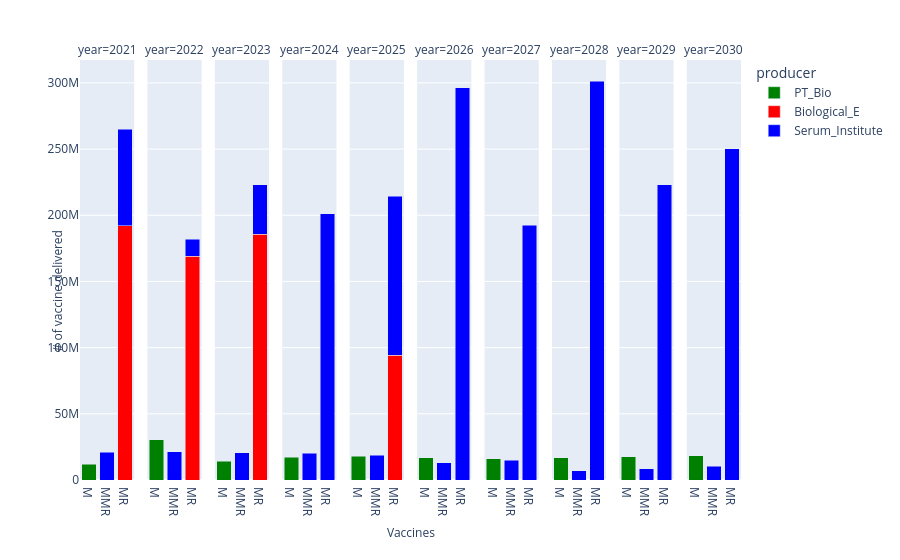

The cell this chart's notebook holds for it:
### Code cell
import plotly.express as px
import pandas as pd
import plotly.graph_objects as go

with open('C:/Users/fthcn/Desktop/Vaccine_Tender_Scheduling_Problem/Julia_Files/Github/Results/X_results_'+demand_status+'_'+supply_status+'_'+price_status+'.json') as json_file:
    X_results = json.load(json_file)

print(X_results)


# P = ["AJ_Vaccines","BB_NCIPD","Beijing_Institute","Bharat_Biotech","Bilthoven","Biological_E","Centro_de","GSK","Haffkine_Bio",
#         "LG_Chem","Merck_Sharp","Panacea_Biotec","PT_Bio","Sanofi_Pasteur","Serum_Institute","Xiamen_Innovax","Pfizer"]

group = ["M","MR","MMR"]

output = pd.DataFrame()
for v in group:
    if v in X_results:
        #print(v)
        for p in P_v[v]:
            #print(p)
            for t in T:
                if str(t) in X_results[v][p]:
                    if X_results[v][p][str(t)] >= 1:
                        X_results[v][p][str(t)] = round(X_results[v][p][str(t)])
                        df_dictionary = pd.DataFrame([dict(year=str(2020+t), var=X_results[v][p][str(t)], vaccine=v, producer=p)])
                        output = pd.concat([output, df_dictionary], ignore_index=True)
output.sort_values(['year'],ascending=[True],inplace=True)
# fig = px.bar(output, x="vaccine", y="var", facet_col="year", color="producer")

fig = px.bar(output, x="vaccine", y="var", facet_col="year", color="producer",
             color_discrete_map=producer_color_map)

fig.for_each_xaxis(lambda x: x.update(title = ''))
fig.for_each_yaxis(lambda y: y.update(title = ''))
# and:
fig.add_annotation(x=-0.05,y=0.45, showarrow=False,
                   text="# of vaccine delivered", textangle=-90,
                    xref="paper", yref="paper")
fig.add_annotation(x=0.5,y=-0.15, showarrow=False,
                   text="Vaccines", textangle=0,
                    xref="paper", yref="paper")
fig.update_layout(barmode='stack', xaxis={'categoryorder':'category ascending'})
fig.show()

### Figure 1 — Plotly figure (JSON) as saved in the notebook; plotly's stock layout.template omitted (floating-point values rounded to 4 significant figures)
{"data": [{"alignmentgroup": "True", "hovertemplate": "producer=PT_Bio<br>year=2021<br>vaccine=%{x}<br>var=%{y}<extra></extra>", "legendgroup": "PT_Bio", "marker": {"color": "green", "pattern": {"shape": ""}}, "name": "PT_Bio", "offsetgroup": "PT_Bio", "orientation": "v", "showlegend": true, "textposition": "auto", "type": "bar", "x": ["M"], "xaxis": "x", "y": [11840000], "yaxis": "y"}, {"alignmentgroup": "True", "hovertemplate": "producer=PT_Bio<br>year=2022<br>vaccine=%{x}<br>var=%{y}<extra></extra>", "legendgroup": "PT_Bio", "marker": {"color": "green", "pattern": {"shape": ""}}, "name": "PT_Bio", "offsetgroup": "PT_Bio", "orientation": "v", "showlegend": false, "textposition": "auto", "type": "bar", "x": ["M"], "xaxis": "x2", "y": [30400000], "yaxis": "y2"}, {"alignmentgroup": "True", "hovertemplate": "producer=PT_Bio<br>year=2023<br>vaccine=%{x}<br>var=%{y}<extra></extra>", "legendgroup": "PT_Bio", "marker": {"color": "green", "pattern": {"shape": ""}}, "name": "PT_Bio", "offsetgroup": "PT_Bio", "orientation": "v", "showlegend": false, "textposition": "auto", "type": "bar", "x": ["M"], "xaxis": "x3", "y": [14080000], "yaxis": "y3"}, {"alignmentgroup": "True", "hovertemplate": "producer=PT_Bio<br>year=2024<br>vaccine=%{x}<br>var=%{y}<extra></extra>", "legendgroup": "PT_Bio", "marker": {"color": "green", "pattern": {"shape": ""}}, "name": "PT_Bio", "offsetgroup": "PT_Bio", "orientation": "v", "showlegend": false, "textposition": "auto", "type": "bar", "x": ["M"], "xaxis": "x4", "y": [17040000], "yaxis": "y4"}, {"alignmentgroup": "True", "hovertemplate": "producer=PT_Bio<br>year=2025<br>vaccine=%{x}<br>var=%{y}<extra></extra>", "legendgroup": "PT_Bio", "marker": {"color": "green", "pattern": {"shape": ""}}, "name": "PT_Bio", "offsetgroup": "PT_Bio", "orientation": "v", "showlegend": false, "textposition": "auto", "type": "bar", "x": ["M"], "xaxis": "x5", "y": [17920000], "yaxis": "y5"}, {"alignmentgroup": "True", "hovertemplate": "producer=PT_Bio<br>year=2026<br>vaccine=%{x}<br>var=%{y}<extra></extra>", "legendgroup": "PT_Bio", "marker": {"color": "green", "pattern": {"shape": ""}}, "name": "PT_Bio", "offsetgroup": "PT_Bio", "orientation": "v", "showlegend": false, "textposition": "auto", "type": "bar", "x": ["M"], "xaxis": "x6", "y": [16800000], "yaxis": "y6"}, {"alignmentgroup": "True", "hovertemplate": "producer=PT_Bio<br>year=2027<br>vaccine=%{x}<br>var=%{y}<extra></extra>", "legendgroup": "PT_Bio", "marker": {"color": "green", "pattern": {"shape": ""}}, "name": "PT_Bio", "offsetgroup": "PT_Bio", "orientation": "v", "showlegend": false, "textposition": "auto", "type": "bar", "x": ["M"], "xaxis": "x7", "y": [15920000], "yaxis": "y7"}, {"alignmentgroup": "True", "hovertemplate": "producer=PT_Bio<br>year=2028<br>vaccine=%{x}<br>var=%{y}<extra></extra>", "legendgroup": "PT_Bio", "marker": {"color": "green", "pattern": {"shape": ""}}, "name": "PT_Bio", "offsetgroup": "PT_Bio", "orientation": "v", "showlegend": false, "textposition": "auto", "type": "bar", "x": ["M"], "xaxis": "x8", "y": [16640000], "yaxis": "y8"}, {"alignmentgroup": "True", "hovertemplate": "producer=PT_Bio<br>year=2029<br>vaccine=%{x}<br>var=%{y}<extra></extra>", "legendgroup": "PT_Bio", "marker": {"color": "green", "pattern": {"shape": ""}}, "name": "PT_Bio", "offsetgroup": "PT_Bio", "orientation": "v", "showlegend": false, "textposition": "auto", "type": "bar", "x": ["M"], "xaxis": "x9", "y": [17520000], "yaxis": "y9"}, {"alignmentgroup": "True", "hovertemplate": "producer=PT_Bio<br>year=2030<br>vaccine=%{x}<br>var=%{y}<extra></extra>", "legendgroup": "PT_Bio", "marker": {"color": "green", "pattern": {"shape": ""}}, "name": "PT_Bio", "offsetgroup": "PT_Bio", "orientation": "v", "showlegend": false, "textposition": "auto", "type": "bar", "x": ["M"], "xaxis": "x10", "y": [18320000], "yaxis": "y10"}, {"alignmentgroup": "True", "hovertemplate": "producer=Biological_E<br>year=2021<br>vaccine=%{x}<br>var=%{y}<extra></extra>", "legendgroup": "Biological_E", "marker": {"color": "red", "pattern": {"shape": ""}}, "name": "Biological_E", "offsetgroup": "Biological_E", "orientation": "v", "showlegend": true, "textposition": "auto", "type": "bar", "x": ["MR"], "xaxis": "x", "y": [192120000], "yaxis": "y"}, {"alignmentgroup": "True", "hovertemplate": "producer=Biological_E<br>year=2022<br>vaccine=%{x}<br>var=%{y}<extra></extra>", "legendgroup": "Biological_E", "marker": {"color": "red", "pattern": {"shape": ""}}, "name": "Biological_E", "offsetgroup": "Biological_E", "orientation": "v", "showlegend": false, "textposition": "auto", "type": "bar", "x": ["MR"], "xaxis": "x2", "y": [168960000], "yaxis": "y2"}, {"alignmentgroup": "True", "hovertemplate": "producer=Biological_E<br>year=2023<br>vaccine=%{x}<br>var=%{y}<extra></extra>", "legendgroup": "Biological_E", "marker": {"color": "red", "pattern": {"shape": ""}}, "name": "Biological_E", "offsetgroup": "Biological_E", "orientation": "v", "showlegend": false, "textposition": "auto", "type": "bar", "x": ["MR"], "xaxis": "x3", "y": [185760000], "yaxis": "y3"}, {"alignmentgroup": "True", "hovertemplate": "producer=Biological_E<br>year=2025<br>vaccine=%{x}<br>var=%{y}<extra></extra>", "legendgroup": "Biological_E", "marker": {"color": "red", "pattern": {"shape": ""}}, "name": "Biological_E", "offsetgroup": "Biological_E", "orientation": "v", "showlegend": false, "textposition": "auto", "type": "bar", "x": ["MR"], "xaxis": "x5", "y": [94432953], "yaxis": "y5"}, {"alignmentgroup": "True", "hovertemplate": "producer=Serum_Institute<br>year=2021<br>vaccine=%{x}<br>var=%{y}<extra></extra>", "legendgroup": "Serum_Institute", "marker": {"color": "blue", "pattern": {"shape": ""}}, "name": "Serum_Institute", "offsetgroup": "Serum_Institute", "orientation": "v", "showlegend": true, "textposition": "auto", "type": "bar", "x": ["MMR", "MR"], "xaxis": "x", "y": [20880000, 72840000], "yaxis": "y"}, {"alignmentgroup": "True", "hovertemplate": "producer=Serum_Institute<br>year=2022<br>vaccine=%{x}<br>var=%{y}<extra></extra>", "legendgroup": "Serum_Institute", "marker": {"color": "blue", "pattern": {"shape": ""}}, "name": "Serum_Institute", "offsetgroup": "Serum_Institute", "orientation": "v", "showlegend": false, "textposition": "auto", "type": "bar", "x": ["MMR", "MR"], "xaxis": "x2", "y": [21280000, 12960000], "yaxis": "y2"}, {"alignmentgroup": "True", "hovertemplate": "producer=Serum_Institute<br>year=2023<br>vaccine=%{x}<br>var=%{y}<extra></extra>", "legendgroup": "Serum_Institute", "marker": {"color": "blue", "pattern": {"shape": ""}}, "name": "Serum_Institute", "offsetgroup": "Serum_Institute", "orientation": "v", "showlegend": false, "textposition": "auto", "type": "bar", "x": ["MR", "MMR"], "xaxis": "x3", "y": [37280000, 20640000], "yaxis": "y3"}, {"alignmentgroup": "True", "hovertemplate": "producer=Serum_Institute<br>year=2024<br>vaccine=%{x}<br>var=%{y}<extra></extra>", "legendgroup": "Serum_Institute", "marker": {"color": "blue", "pattern": {"shape": ""}}, "name": "Serum_Institute", "offsetgroup": "Serum_Institute", "orientation": "v", "showlegend": false, "textposition": "auto", "type": "bar", "x": ["MMR", "MR"], "xaxis": "x4", "y": [20240000, 201280000], "yaxis": "y4"}, {"alignmentgroup": "True", "hovertemplate": "producer=Serum_Institute<br>year=2025<br>vaccine=%{x}<br>var=%{y}<extra></extra>", "legendgroup": "Serum_Institute", "marker": {"color": "blue", "pattern": {"shape": ""}}, "name": "Serum_Institute", "offsetgroup": "Serum_Institute", "orientation": "v", "showlegend": false, "textposition": "auto", "type": "bar", "x": ["MMR", "MR"], "xaxis": "x5", "y": [18800000, 119807047], "yaxis": "y5"}, {"alignmentgroup": "True", "hovertemplate": "producer=Serum_Institute<br>year=2026<br>vaccine=%{x}<br>var=%{y}<extra></extra>", "legendgroup": "Serum_Institute", "marker": {"color": "blue", "pattern": {"shape": ""}}, "name": "Serum_Institute", "offsetgroup": "Serum_Institute", "orientation": "v", "showlegend": false, "textposition": "auto", "type": "bar", "x": ["MMR", "MR"], "xaxis": "x6", "y": [12960000, 296240000], "yaxis": "y6"}, {"alignmentgroup": "True", "hovertemplate": "producer=Serum_Institute<br>year=2027<br>vaccine=%{x}<br>var=%{y}<extra></extra>", "legendgroup": "Serum_Institute", "marker": {"color": "blue", "pattern": {"shape": ""}}, "name": "Serum_Institute", "offsetgroup": "Serum_Institute", "orientation": "v", "showlegend": false, "textposition": "auto", "type": "bar", "x": ["MMR", "MR"], "xaxis": "x7", "y": [14960000, 192320000], "yaxis": "y7"}, {"alignmentgroup": "True", "hovertemplate": "producer=Serum_Institute<br>year=2028<br>vaccine=%{x}<br>var=%{y}<extra></extra>", "legendgroup": "Serum_Institute", "marker": {"color": "blue", "pattern": {"shape": ""}}, "name": "Serum_Institute", "offsetgroup": "Serum_Institute", "orientation": "v", "showlegend": false, "textposition": "auto", "type": "bar", "x": ["MR", "MMR"], "xaxis": "x8", "y": [301440000, 7120000], "yaxis": "y8"}, {"alignmentgroup": "True", "hovertemplate": "producer=Serum_Institute<br>year=2029<br>vaccine=%{x}<br>var=%{y}<extra></extra>", "legendgroup": "Serum_Institute", "marker": {"color": "blue", "pattern": {"shape": ""}}, "name": "Serum_Institute", "offsetgroup": "Serum_Institute", "orientation": "v", "showlegend": false, "textposition": "auto", "type": "bar", "x": ["MR", "MMR"], "xaxis": "x9", "y": [223120000, 8560000], "yaxis": "y9"}, {"alignmentgroup": "True", "hovertemplate": "producer=Serum_Institute<br>year=2030<br>vaccine=%{x}<br>var=%{y}<extra></extra>", "legendgroup": "Serum_Institute", "marker": {"color": "blue", "pattern": {"shape": ""}}, "name": "Serum_Institute", "offsetgroup": "Serum_Institute", "orientation": "v", "showlegend": false, "textposition": "auto", "type": "bar", "x": ["MR", "MMR"], "xaxis": "x10", "y": [250320000, 10400000], "yaxis": "y10"}], "layout": {"annotations": [{"showarrow": false, "text": "year=2021", "x": 0.041, "xanchor": "center", "xref": "paper", "y": 1, "yanchor": "bottom", "yref": "paper"}, {"showarrow": false, "text": "year=2022", "x": 0.143, "xanchor": "center", "xref": "paper", "y": 1, "yanchor": "bottom", "yref": "paper"}, {"showarrow": false, "text": "year=2023", "x": 0.245, "xanchor": "center", "xref": "paper", "y": 1, "yanchor": "bottom", "yref": "paper"}, {"showarrow": false, "text": "year=2024", "x": 0.347, "xanchor": "center", "xref": "paper", "y": 1, "yanchor": "bottom", "yref": "paper"}, {"showarrow": false, "text": "year=2025", "x": 0.449, "xanchor": "center", "xref": "paper", "y": 1, "yanchor": "bottom", "yref": "paper"}, {"showarrow": false, "text": "year=2026", "x": 0.551, "xanchor": "center", "xref": "paper", "y": 1, "yanchor": "bottom", "yref": "paper"}, {"showarrow": false, "text": "year=2027", "x": 0.653, "xanchor": "center", "xref": "paper", "y": 1, "yanchor": "bottom", "yref": "paper"}, {"showarrow": false, "text": "year=2028", "x": 0.755, "xanchor": "center", "xref": "paper", "y": 1, "yanchor": "bottom", "yref": "paper"}, {"showarrow": false, "text": "year=2029", "x": 0.857, "xanchor": "center", "xref": "paper", "y": 1, "yanchor": "bottom", "yref": "paper"}, {"showarrow": false, "text": "year=2030", "x": 0.959, "xanchor": "center", "xref": "paper", "y": 1, "yanchor": "bottom", "yref": "paper"}, {"showarrow": false, "text": "# of vaccine delivered", "textangle": -90, "x": -0.05, "xref": "paper", "y": 0.45, "yref": "paper"}, {"showarrow": false, "text": "Vaccines", "textangle": 0, "x": 0.5, "xref": "paper", "y": -0.15, "yref": "paper"}], "autosize": true, "barmode": "stack", "legend": {"title": {"text": "producer"}, "tracegroupgap": 0}, "margin": {"t": 60}, "xaxis": {"anchor": "y", "autorange": true, "categoryorder": "category ascending", "domain": [0, 0.082], "range": [-0.5, 2.5], "title": {"text": ""}, "type": "category"}, "xaxis10": {"anchor": "y10", "autorange": true, "domain": [0.918, 1], "matches": "x", "range": [-0.5, 2.5], "title": {"text": ""}, "type": "category"}, "xaxis2": {"anchor": "y2", "autorange": true, "domain": [0.102, 0.184], "matches": "x", "range": [-0.5, 2.5], "title": {"text": ""}, "type": "category"}, "xaxis3": {"anchor": "y3", "autorange": true, "domain": [0.204, 0.286], "matches": "x", "range": [-0.5, 2.5], "title": {"text": ""}, "type": "category"}, "xaxis4": {"anchor": "y4", "autorange": true, "domain": [0.306, 0.388], "matches": "x", "range": [-0.5, 2.5], "title": {"text": ""}, "type": "category"}, "xaxis5": {"anchor": "y5", "autorange": true, "domain": [0.408, 0.49], "matches": "x", "range": [-0.5, 2.5], "title": {"text": ""}, "type": "category"}, "xaxis6": {"anchor": "y6", "autorange": true, "domain": [0.51, 0.592], "matches": "x", "range": [-0.5, 2.5], "title": {"text": ""}, "type": "category"}, "xaxis7": {"anchor": "y7", "autorange": true, "domain": [0.612, 0.694], "matches": "x", "range": [-0.5, 2.5], "title": {"text": ""}, "type": "category"}, "xaxis8": {"anchor": "y8", "autorange": true, "domain": [0.714, 0.796], "matches": "x", "range": [-0.5, 2.5], "title": {"text": ""}, "type": "category"}, "xaxis9": {"anchor": "y9", "autorange": true, "domain": [0.816, 0.898], "matches": "x", "range": [-0.5, 2.5], "title": {"text": ""}, "type": "category"}, "yaxis": {"anchor": "x", "autorange": true, "domain": [0, 1], "range": [0, 317300000.0], "title": {"text": ""}, "type": "linear"}, "yaxis10": {"anchor": "x10", "autorange": true, "domain": [0, 1], "matches": "y", "range": [0, 317300000.0], "showticklabels": false, "title": {"text": ""}, "type": "linear"}, "yaxis2": {"anchor": "x2", "autorange": true, "domain": [0, 1], "matches": "y", "range": [0, 317300000.0], "showticklabels": false, "title": {"text": ""}, "type": "linear"}, "yaxis3": {"anchor": "x3", "autorange": true, "domain": [0, 1], "matches": "y", "range": [0, 317300000.0], "showticklabels": false, "title": {"text": ""}, "type": "linear"}, "yaxis4": {"anchor": "x4", "autorange": true, "domain": [0, 1], "matches": "y", "range": [0, 317300000.0], "showticklabels": false, "title": {"text": ""}, "type": "linear"}, "yaxis5": {"anchor": "x5", "autorange": true, "domain": [0, 1], "matches": "y", "range": [0, 317300000.0], "showticklabels": false, "title": {"text": ""}, "type": "linear"}, "yaxis6": {"anchor": "x6", "autorange": true, "domain": [0, 1], "matches": "y", "range": [0, 317300000.0], "showticklabels": false, "title": {"text": ""}, "type": "linear"}, "yaxis7": {"anchor": "x7", "autorange": true, "domain": [0, 1], "matches": "y", "range": [0, 317300000.0], "showticklabels": false, "title": {"text": ""}, "type": "linear"}, "yaxis8": {"anchor": "x8", "autorange": true, "domain": [0, 1], "matches": "y", "range": [0, 317300000.0], "showticklabels": false, "title": {"text": ""}, "type": "linear"}, "yaxis9": {"anchor": "x9", "autorange": true, "domain": [0, 1], "matches": "y", "range": [0, 317300000.0], "showticklabels": false, "title": {"text": ""}, "type": "linear"}}}
